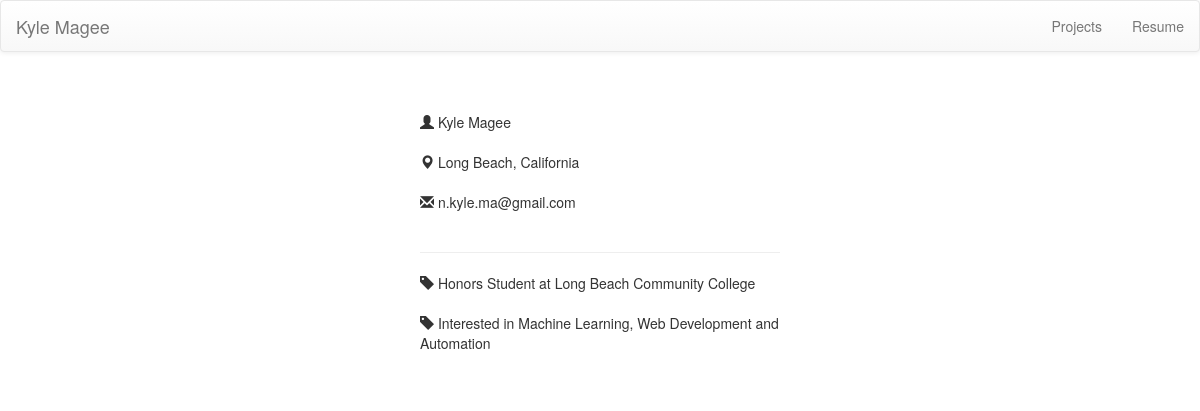
The page / on the database its author committed.
### about/models.py (models this page shows, shortened)
class UserInformation(models.Model):
    name = models.CharField(max_length=20)
    location = models.CharField(max_length=50)
    email = models.CharField(max_length=100, null=True, blank=True)

class Roles(models.Model):
    title = models.CharField(max_length=30)
    description = models.TextField()
    relevance = models.IntegerField(default=0)

### about/views.py (the view)
# urls.py: url(r'^$', views.view_about),
def view_about(request):
    user_info = UserInformation.objects.all()[0]
    roles = Roles.objects.order_by('relevance')
    context = {
        'user_info': user_info,
        'roles': roles,
    }
    return render(request, 'about.html', context)

### templates/about.html
{% extends "base.html" %}
{% block content %}
<div class="row">
    <div class="col-md-4"></div>
    <div class="col-md-4">
        <p>
            <i class="glyphicon glyphicon-user"></i> {{ user_info.name }}<br/><br/>
            <i class="glyphicon glyphicon-map-marker"></i> {{ user_info.location }}<br/><br/>
            <i class="glyphicon glyphicon-envelope"></i> {{ user_info.email }}<br/><br/>
            <hr>
            {% for i in roles %}
            <i class="glyphicon glyphicon-tag"></i> {{ i.description }}<br/>
            <br/>
            {% endfor %}
        </p>
    </div>
</div>
{% endblock content %}

### rows shown on the page
UserInformation: name "Kyle Magee", location "Long Beach, California", email "n.kyle.ma@gmail.com"
Roles: description "Honors Student at Long Beach Community College"
Roles: description "Interested in Machine Learning, Web Development and Automation"
